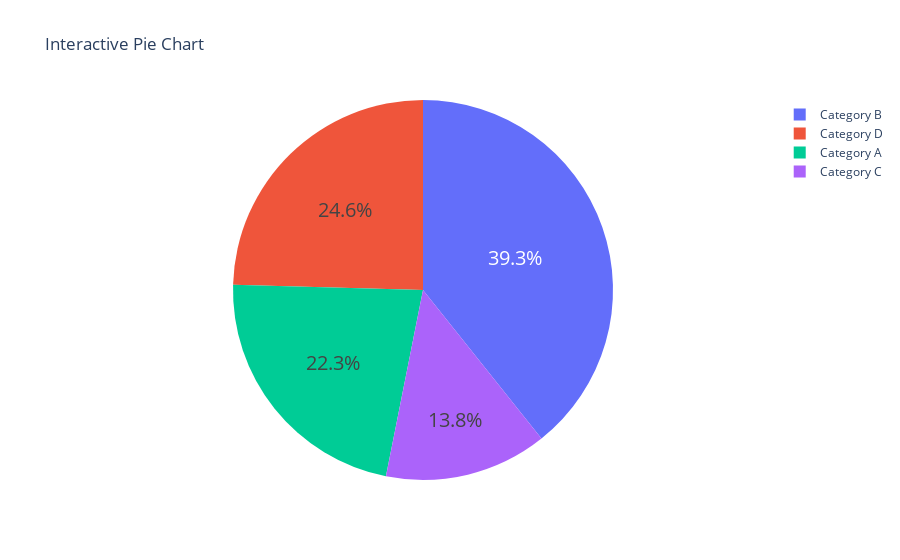

Source (notebook cell):
### Code cell
#Q21. Using Plotly, create an interactive pie chart of randomly generated data, add labels and percentages, set the title as 'Interactive Pie Chart'

import plotly.graph_objs as go
import plotly.io as pio
import numpy as np

# Generate random data for the pie chart
labels = ['Category A', 'Category B', 'Category C', 'Category D']
values = np.random.randint(1, 100, size=len(labels))

# Create a pie chart
trace = go.Pie(labels=labels, values=values, hoverinfo='label+percent', textinfo='percent', textfont_size=20)

# Define the layout
layout = go.Layout(
    title='Interactive Pie Chart'
)

# Create the figure
fig = go.Figure(data=[trace], layout=layout)

# Display the plot
pio.show(fig)


#Insights:
# This code will generate an interactive pie chart using Plotly, with randomly generated data for different categories. 
# The labels and percentages are displayed when hovering over each section of the pie chart. 
# The title of the plot is set as 'Interactive Pie Chart', and the plot is displayed using Plotly's show() function.

### Figure 1 — Plotly figure (JSON) as saved in the notebook; plotly's stock layout.template omitted (floating-point values rounded to 4 significant figures)
{"data": [{"hoverinfo": "label+percent", "labels": ["Category A", "Category B", "Category C", "Category D"], "textfont": {"size": 20}, "textinfo": "percent", "type": "pie", "values": [50, 88, 31, 55]}], "layout": {"title": {"text": "Interactive Pie Chart"}}}
